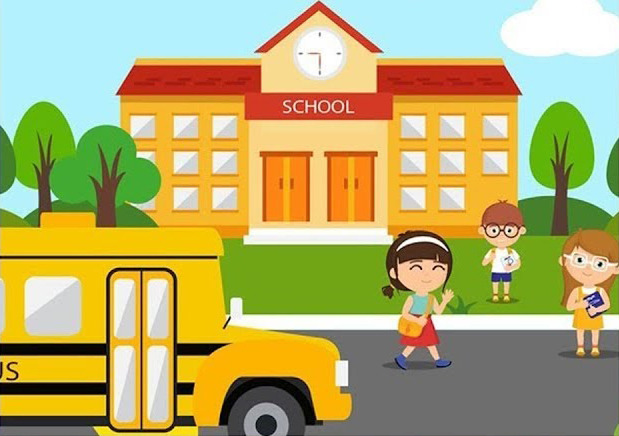
#> input picture Find Difference in Images/img1.jfif, 619 x 436 px
$ python Image_Difference.py   (older library calls are emulated)
#> lines starting #> are read from the running program, lines starting #| are printed output that depends on the picture; after the words box and inside, x2 and y2 are one past the last pixel; in counts of white or black regions, pixels touching at a corner belong together; long printed decimals are rounded
from skimage.measure import compare_ssim
import imutils
import cv2

image1 = cv2.imread("img1.jfif")
#> image1 is the input picture: shape (436, 619, 3); mean B, G, R 108.4, 172, 179.9
image2 = cv2.imread("img2.jfif")
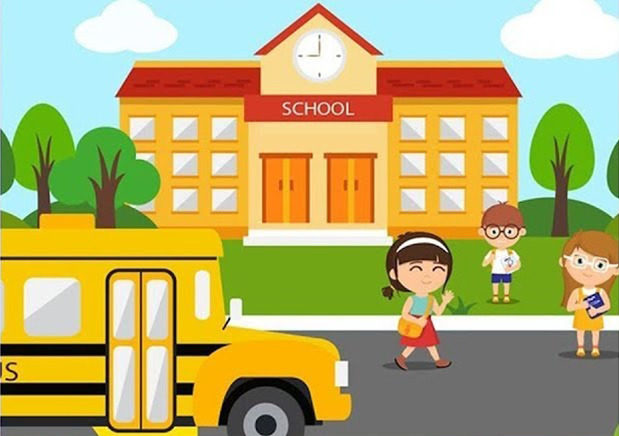
#> input picture Find Difference in Images/img2.jfif, 619 x 436 px
#> image2 is the input picture: shape (436, 619, 3); mean B, G, R 110, 172.7, 181
gray1 = cv2.cvtColor(image1,cv2.COLOR_BGR2GRAY)
gray2 = cv2.cvtColor(image2,cv2.COLOR_BGR2GRAY)
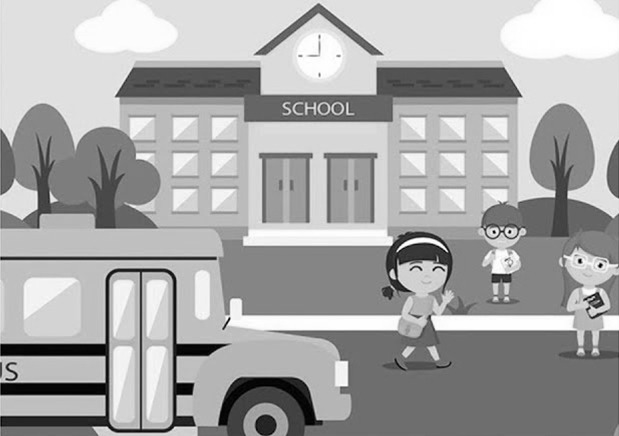
#> gray2: shape (436, 619); min 0, max 255, mean 168.1

#ssim has two parameter i.e score and diff
(score,diff) = compare_ssim(gray1, gray2, full=True)
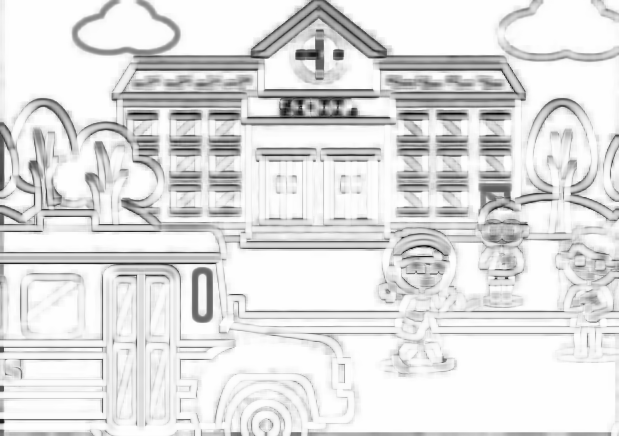
#> diff: shape (436, 619) float64; min -0.519, max 1, mean 0.817; drawn with min black and max white
#> score = 0.819
diff = (diff*255).astype("uint8")
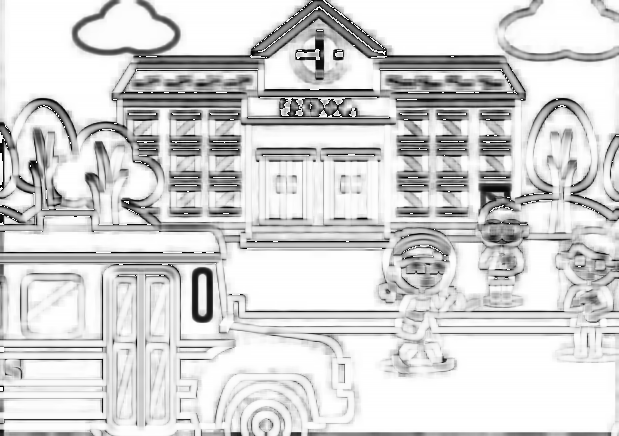
#> diff: shape (436, 619); min 0, max 255, mean 211.6
print("SSIM: {}".format(score))
#| SSIM: 0.8191
#The difference image is currently represented as a floating point data type in the range [0, 1]
#so we first convert the array to 8-bit unsigned integers in the range [0, 255]
#before we can further process it using OpenCV.

thresh = cv2.threshold(diff,0,255,cv2.THRESH_BINARY_INV | cv2.THRESH_OTSU)[1]
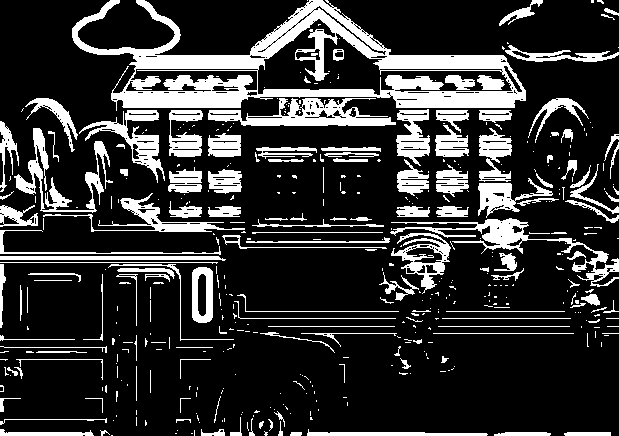
#> thresh: shape (436, 619); 20.1% white; 452 white regions (307 under 20 px)
cnts = cv2.findContours(thresh.copy(), cv2.RETR_EXTERNAL, cv2.CHAIN_APPROX_SIMPLE)
#> cnts = 435 contours, 355 with area under 20; largest, box (x1, y1, x2, y2) and area: (72, 0, 526, 111) 24374, (208, 98, 396, 126) 2468, (390, 218, 619, 287) 1919, (79, 110, 165, 183) 1496, (391, 233, 451, 294) 1488
cnts = imutils.grab_contours(cnts)

#we threshold our diff  image using both cv2.THRESH_BINARY_INV  and cv2.THRESH_OTSU —
#both of these settings are applied at the same time using the vertical bar ‘or’ symbol, "|"
#A good threshold would be in the middle of those two values.
#Similarly, Otsu's method determines an optimal global threshold value from the image histogram.

#now creating boundaries across the contours
for c in cnts:
    (x,y,w,h) =  cv2.boundingRect(c)
    cv2.rectangle(image1,(x,y),(x+w,y+h), (0,0,255),2)
    cv2.rectangle(image2,(x,y),(x+w,y+h), (0,0,255),2)
#> this loop made 435 passes
#> (x, y, w, h) on passes 4 to 6: (564, 432, 47, 4), (494, 432, 57, 4), (290, 432, 12, 4)
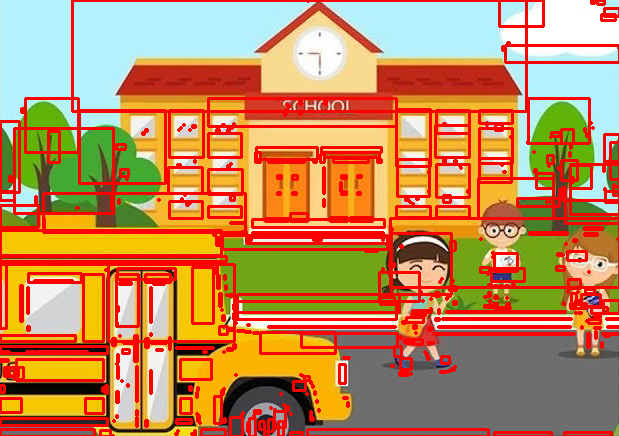
#> image1: shape (436, 619, 3); mean B, G, R 88.8, 136.8, 194.5
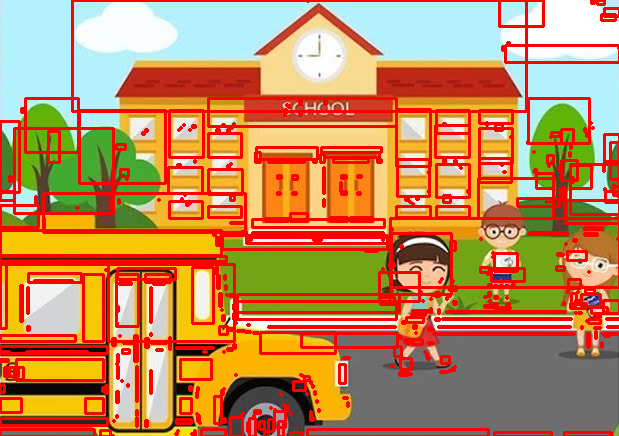
#> image2: shape (436, 619, 3); mean B, G, R 90.3, 137.4, 195.3

cv2.imshow("Image-1", image1)
cv2.imshow("Image-2", image2)
cv2.imshow("Difference Between Images", diff)
cv2.imshow("Threshold", thresh)
cv2.waitKey(0)
